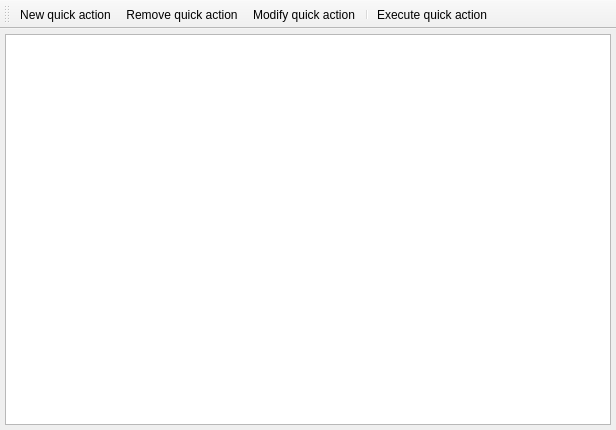
<?xml version="1.0" encoding="UTF-8"?>
<ui version="4.0">
 <class>QuickActions</class>
 <widget class="QMainWindow" name="QuickActions">
  <property name="geometry">
   <rect>
    <x>0</x>
    <y>0</y>
    <width>616</width>
    <height>430</height>
   </rect>
  </property>
  <property name="windowTitle">
   <string>Quick actions</string>
  </property>
  <widget class="QWidget" name="centralWidget">
   <layout class="QHBoxLayout" name="horizontalLayout">
    <property name="spacing">
     <number>5</number>
    </property>
    <property name="leftMargin">
     <number>5</number>
    </property>
    <property name="topMargin">
     <number>5</number>
    </property>
    <property name="rightMargin">
     <number>5</number>
    </property>
    <property name="bottomMargin">
     <number>5</number>
    </property>
    <item>
     <widget class="QTreeView" name="treeView">
      <property name="rootIsDecorated">
       <bool>true</bool>
      </property>
      <property name="expandsOnDoubleClick">
       <bool>false</bool>
      </property>
     </widget>
    </item>
   </layout>
  </widget>
  <widget class="QToolBar" name="mainToolBar">
   <attribute name="toolBarArea">
    <enum>TopToolBarArea</enum>
   </attribute>
   <attribute name="toolBarBreak">
    <bool>false</bool>
   </attribute>
   <addaction name="actionNew_quick_action"/>
   <addaction name="actionRemove_quick_action"/>
   <addaction name="actionModify_quick_action"/>
   <addaction name="separator"/>
   <addaction name="actionExecute_quick_action"/>
  </widget>
  <widget class="QMenuBar" name="menuBar">
   <property name="geometry">
    <rect>
     <x>0</x>
     <y>0</y>
     <width>616</width>
     <height>21</height>
    </rect>
   </property>
  </widget>
  <action name="actionNew_quick_action">
   <property name="icon">
    <iconset resource="mgdt.qrc">
     <normaloff>:/mgdt/icons/yellow_note.png</normaloff>:/mgdt/icons/yellow_note.png</iconset>
   </property>
   <property name="text">
    <string>New quick action</string>
   </property>
  </action>
  <action name="actionRemove_quick_action">
   <property name="icon">
    <iconset resource="mgdt.qrc">
     <normaloff>:/mgdt/icons/red_minus.png</normaloff>:/mgdt/icons/red_minus.png</iconset>
   </property>
   <property name="text">
    <string>Remove quick action</string>
   </property>
  </action>
  <action name="actionExecute_quick_action">
   <property name="icon">
    <iconset resource="mgdt.qrc">
     <normaloff>:/mgdt/icons/blue_top_left_arrow.png</normaloff>:/mgdt/icons/blue_top_left_arrow.png</iconset>
   </property>
   <property name="text">
    <string>Execute quick action</string>
   </property>
  </action>
  <action name="actionModify_quick_action">
   <property name="icon">
    <iconset resource="mgdt.qrc">
     <normaloff>:/mgdt/icons/blue_tool.png</normaloff>:/mgdt/icons/blue_tool.png</iconset>
   </property>
   <property name="text">
    <string>Modify quick action</string>
   </property>
  </action>
 </widget>
 <layoutdefault spacing="6" margin="11"/>
 <resources>
  <include location="mgdt.qrc"/>
 </resources>
 <connections/>
</ui>
